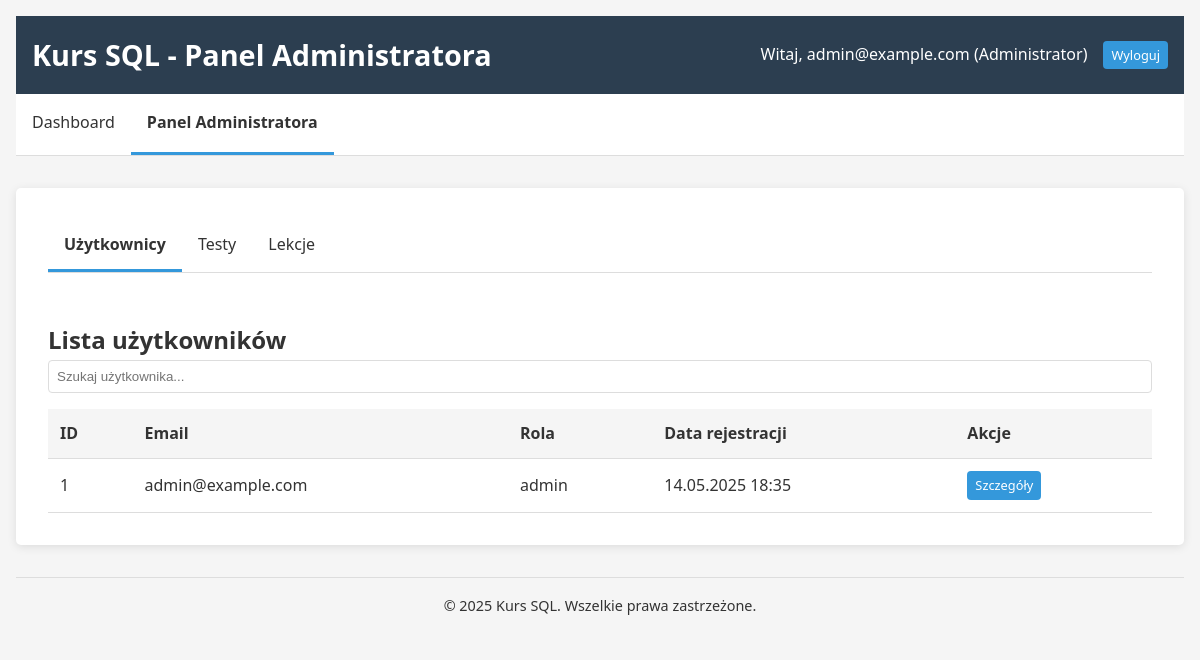
/index.php?page=admin (signed in), run on the app's committed database.
### tables this page shows
CREATE TABLE users (
    id INT AUTO_INCREMENT PRIMARY KEY,
    nickname VARCHAR(50) UNIQUE,
    email VARCHAR(255) NOT NULL UNIQUE,
    pass_hash VARCHAR(255) NOT NULL,
    role ENUM('student', 'admin') DEFAULT 'student',
    created_at TIMESTAMP DEFAULT CURRENT_TIMESTAMP
);

### functions.php (called while the page is built, shortened)
<?php
function get_all_users($db) {
    $stmt = $db->query("SELECT * FROM users ORDER BY created_at DESC");
    return $stmt->fetchAll(PDO::FETCH_ASSOC);
}
?>

### admin.php (the view, shortened to what this page needs)
<?php
require_once 'config.php';
require_once 'functions.php';
function render_admin_panel() {
    global $db;
    $users = get_all_users($db);
?>
<!DOCTYPE html>
<html lang="pl">
<head>
    <link rel="stylesheet" href="style.css">
</head>
<body>
    <div class="container">
        <header>
            <h1>Kurs SQL - Panel Administratora</h1>
            <div class="user-info">
                <span>Witaj, <?= htmlspecialchars($_SESSION['email']) ?> (Administrator)</span>
                <a href="index.php?action=logout" class="btn btn-sm">Wyloguj</a>
            </div>
        </header>
        <nav>
            <ul>
                <li><a href="index.php?page=dashboard">Dashboard</a></li>
                <li><a href="index.php?page=admin" class="active">Panel Administratora</a></li>
            </ul>
        </nav>
        <main>
            <div class="admin-panel">
                <div class="admin-nav">
                    <ul class="tab-links">
                        <li><a href="#users" class="active">Użytkownicy</a></li>
                        <li><a href="#tests">Testy</a></li>
                        <li><a href="#lessons">Lekcje</a></li>
                    </ul>
                </div>
                <div class="tab-content">
                    <div id="users" class="tab-pane active">
                        <h2>Lista użytkowników</h2>
                        <div class="search-form">
                            <input type="text" id="user-search" placeholder="Szukaj użytkownika...">
                        </div>
                        <table class="data-table">
                            <thead>
                                <tr>
                                    <th>ID</th>
                                    <th>Email</th>
                                    <th>Rola</th>
                                    <th>Data rejestracji</th>
                                    <th>Akcje</th>
                                </tr>
                            </thead>
                            <tbody>
                                <?php foreach ($users as $user): ?>
                                <tr>
                                    <td><?= $user['id'] ?></td>
                                    <td><?= htmlspecialchars($user['email']) ?></td>
                                    <td><?= htmlspecialchars($user['role']) ?></td>
                                    <td><?= date('d.m.Y H:i', strtotime($user['created_at'])) ?></td>
                                    <td>
                                        <a href="index.php?page=admin_user_details&id=<?= $user['id'] ?>" class="btn btn-sm">Szczegóły</a>
                                    </td>
                                </tr>
                                <?php endforeach; ?>
                            </tbody>
                        </table>
                    </div>
                </div>
            </div>
        </main>
        <footer>
            <p>&copy; 2025 Kurs SQL. Wszelkie prawa zastrzeżone.</p>
        </footer>
    </div>
</body>
</html>
<?php
}
?>

### style.css (style rules this page uses)
:root { --primary-color: #2c3e50; --secondary-color: #3498db; --accent-color: #e74c3c; --light-gray: #f5f5f5; --dark-gray: #333; --border-color: #ddd; --success-color: #27ae60; --error-color: #e74c3c; }
* { margin: 0; padding: 0; box-sizing: border-box; }
body { font-family: 'Segoe UI', Tahoma, Geneva, Verdana, sans-serif; line-height: 1.6; background-color: var(--light-gray); color: var(--dark-gray); }
.container { max-width: 1200px; margin: 0 auto; padding: 1rem; }
header { background-color: var(--primary-color); color: white; padding: 1rem; display: flex; justify-content: space-between; align-items: center; }
header h1 { font-size: 1.8rem; }
.user-info { display: flex; align-items: center; gap: 1rem; }
nav { background-color: white; border-bottom: 1px solid var(--border-color); margin-bottom: 2rem; }
nav ul { display: flex; list-style-type: none; }
nav ul li a { display: block; padding: 1rem; color: var(--dark-gray); text-decoration: none; transition: background-color 0.2s; }
nav ul li a.active { border-bottom: 3px solid var(--secondary-color); font-weight: bold; }
main { background-color: white; padding: 2rem; border-radius: 5px; box-shadow: 0 2px 10px rgba(0, 0, 0, 0.1); margin-bottom: 2rem; }
footer { text-align: center; padding: 1rem; color: var(--dark-gray); font-size: 0.9rem; border-top: 1px solid var(--border-color); }
.btn { display: inline-block; padding: 0.5rem 1rem; background-color: var(--secondary-color); color: white; border: none; border-radius: 4px; cursor: pointer; text-decoration: none; font-size: 0.9rem; transition: background-color 0.2s; }
.btn-sm { padding: 0.25rem 0.5rem; font-size: 0.8rem; }
.data-table { width: 100%; border-collapse: collapse; margin-top: 1rem; }
.data-table th, .data-table td { padding: 0.75rem; text-align: left; border-bottom: 1px solid var(--border-color); }
.data-table th { background-color: var(--light-gray); font-weight: bold; }
.search-form { margin-bottom: 1rem; }
.search-form input { width: 100%; padding: 0.5rem; border: 1px solid var(--border-color); border-radius: 4px; }
.admin-panel { display: grid; gap: 2rem; }
.admin-nav { margin-bottom: 1rem; }
.tab-links { display: flex; list-style-type: none; border-bottom: 1px solid var(--border-color); }
.tab-links li a { display: block; padding: 0.75rem 1rem; color: var(--dark-gray); text-decoration: none; transition: background-color 0.2s; }
.tab-links li a.active { border-bottom: 3px solid var(--secondary-color); font-weight: bold; }
.tab-pane { display: none; }
.tab-pane.active { display: block; }

### data on the page
users: id "1", email "admin@example.com", role "admin", created_at "14.05.2025 18:35"

### other printed values
$_SESSION['email'] "admin@example.com"
